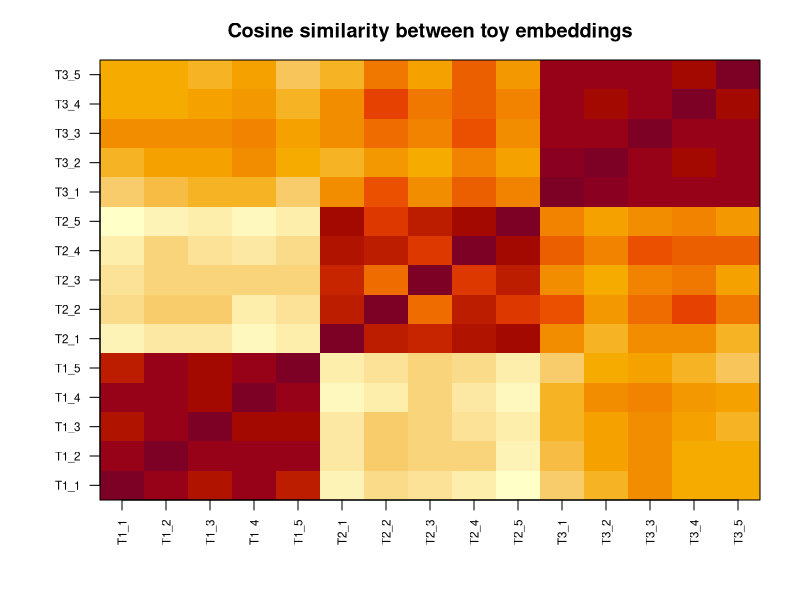
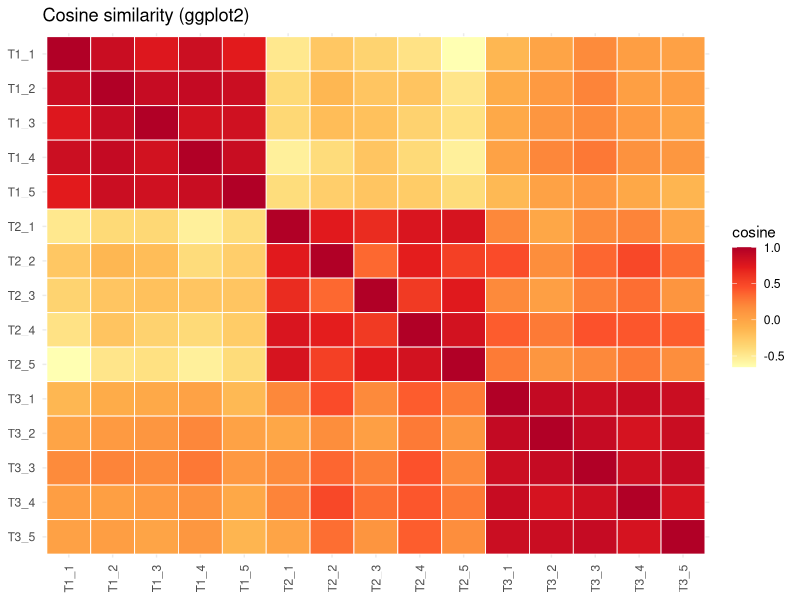

The R source for these figures, in order:
## ---- chunk 1
set.seed(42)

# Three latent "topics", each a random direction in R^d.
d <- 16
n_topics <- 3
topic_dirs <- matrix(rnorm(n_topics * d), nrow = n_topics)

# Generate documents: each doc picks a topic, then adds noise around
# that topic's direction. This mimics what a real encoder does, namely
# place semantically related items near a common direction.
docs_per_topic <- 5
labels <- rep(seq_len(n_topics), each = docs_per_topic)
doc_names <- paste0("T", labels, "_", ave(labels, labels, FUN = seq_along))

noise <- 0.6
emb <- t(sapply(labels, function(k) topic_dirs[k, ] + rnorm(d, sd = noise)))
rownames(emb) <- doc_names

# L2-normalize every embedding to unit length.
normalize_rows <- function(X) X / sqrt(rowSums(X^2))
emb_n <- normalize_rows(emb)

# On unit vectors, the full cosine similarity matrix is just the
# inner-product (Gram) matrix.
cos_sim <- emb_n %*% t(emb_n)

# Exact kNN retrieval for a single query embedding.
knn_search <- function(query, corpus_unit, k = 3) {
  q <- query / sqrt(sum(query^2))
  sims <- as.numeric(corpus_unit %*% q)
  ord <- order(sims, decreasing = TRUE)[seq_len(k)]
  data.frame(doc = rownames(corpus_unit)[ord], cosine = round(sims[ord], 3))
}

# Use document T2_1 as the query and retrieve its 4 nearest neighbors.
query_vec <- emb["T2_1", ]
cat("Query = T2_1; top matches (the query itself ranks first):\n")
print(knn_search(query_vec, emb_n, k = 4))

# Heatmap of the cosine similarity matrix.
ord <- order(labels)
M <- cos_sim[ord, ord]
op <- par(mar = c(5, 5, 3, 2))
image(
  x = seq_len(nrow(M)), y = seq_len(ncol(M)), z = M,
  col = hcl.colors(32, "YlOrRd", rev = TRUE),
  axes = FALSE, xlab = "", ylab = "",
  main = "Cosine similarity between toy embeddings"
)
axis(1, at = seq_len(nrow(M)), labels = rownames(M), las = 2, cex.axis = 0.7)
axis(2, at = seq_len(ncol(M)), labels = colnames(M), las = 2, cex.axis = 0.7)
box()
par(op)
## ---- chunk 2
library(ggplot2)

long <- data.frame(
  row = factor(rep(rownames(M), times = ncol(M)), levels = rownames(M)),
  col = factor(rep(colnames(M), each = nrow(M)), levels = rev(colnames(M))),
  sim = as.numeric(M)
)

ggplot(long, aes(x = row, y = col, fill = sim)) +
  geom_tile(color = "white", linewidth = 0.3) +
  scale_fill_distiller(palette = "YlOrRd", direction = 1, name = "cosine") +
  labs(x = NULL, y = NULL, title = "Cosine similarity (ggplot2)") +
  theme_minimal(base_size = 11) +
  theme(axis.text.x = element_text(angle = 90, vjust = 0.5, hjust = 1))
## ---- chunk 3
library(FNN)

# Query: the first document. get.knnx returns neighbors in the corpus
# for each query row, using Euclidean distance.
res <- get.knnx(data = emb_n, query = emb_n["T2_1", , drop = FALSE], k = 4)
neighbors <- rownames(emb_n)[res$nn.index[1, ]]

# Convert L2 distance on unit vectors back to cosine: cos = 1 - dist^2 / 2.
cosines <- 1 - res$nn.dist[1, ]^2 / 2
data.frame(doc = neighbors, cosine = round(cosines, 3))
## ---- chunk 4
tab <- data.frame(
  Index = c("Flat (exact)", "HNSW", "IVF-Flat", "IVF-PQ"),
  `Query speed` = c("Slow", "Very fast", "Fast", "Fast"),
  `Recall` = c("100%", "High, tunable", "High, tunable", "Medium, tunable"),
  `Memory` = c("Full vectors", "Full vectors + graph", "Full vectors + lists", "Compressed (small)"),
  `Build cost` = c("None", "High", "Medium (k-means)", "Medium (k-means + codebooks)"),
  `Best for` = c("< ~100k vectors, exactness", "Low-latency, moderate memory", "Large corpora, ample RAM", "Very large corpora, tight RAM"),
  check.names = FALSE
)
knitr::kable(tab, caption = "Tradeoffs among common vector index types.")
